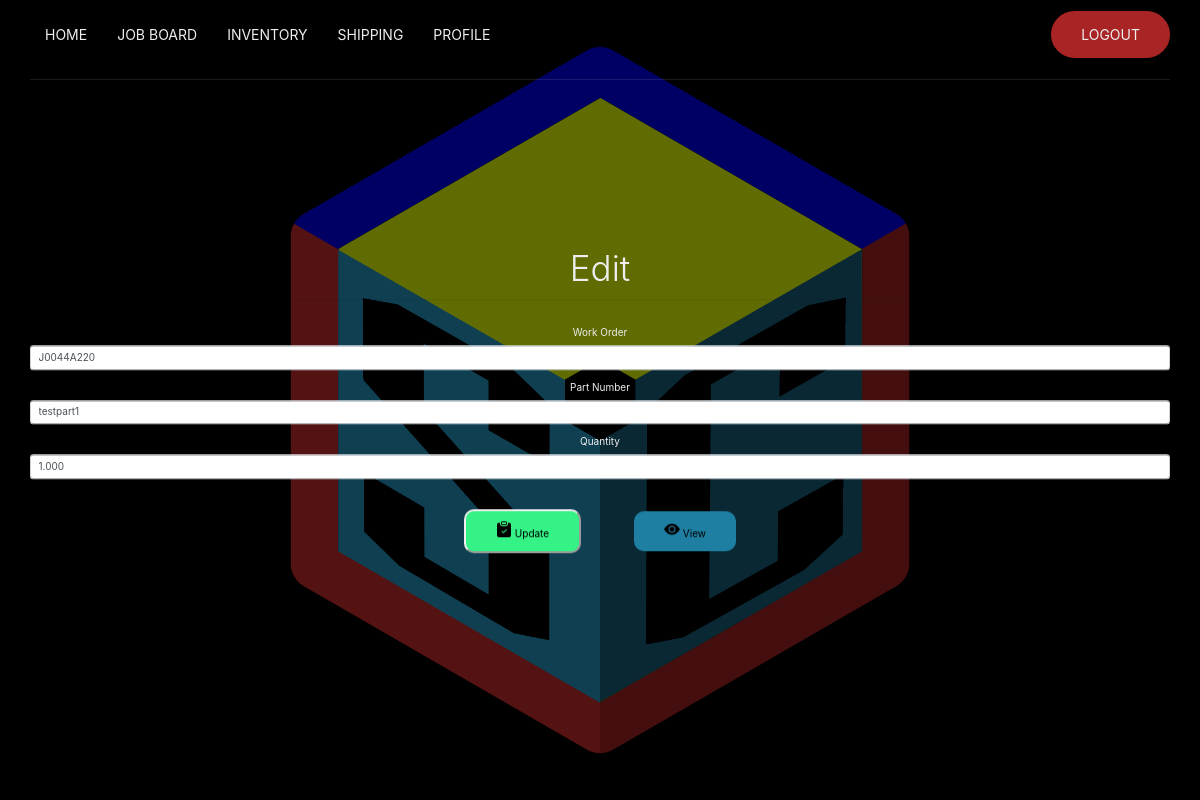
Screenshot of /edit_jboard.php?id=19 with the database file from the repository.
### tables this page shows
CREATE TABLE `workorders` (
  `id` int(11) NOT NULL,
  `workid` varchar(20) NOT NULL,
  `partid` varchar(20) NOT NULL,
  `quantity` double(11,3) NOT NULL,
  `status` varchar(20) NOT NULL
);

### php/edit_jb_table.php (called while the page is built)
<?php
if (isset($_GET['id'])) {
	include "connection_inv.php";
	function validate($data){
        $data = trim($data);
        $data = stripslashes($data);
        $data = htmlspecialchars($data);
        return $data;
	}
	$id = validate($_GET['id']);
	$sql = "SELECT * FROM workorders WHERE id = $id";
  $result = mysqli_query($conn, $sql);
    if (mysqli_num_rows($result) > 0) {
    	$row = mysqli_fetch_assoc($result);
    } else {
    	header("Location: view_jb_table.php");
    }
} else if(isset($_POST['update'])) {
    include "connection_inv.php";
    function validate($data){
        $data = trim($data);
        $data = stripslashes($data);
        $data = htmlspecialchars($data);
        return $data;
	}
	$workid = validate($_POST['workid']);
	$partid = validate($_POST['partid']);
	$quantity = validate($_POST['quantity']);
	$id = validate($_POST['id']);
	if (empty($workid)) {
		header("Location: ../edit_jboard.php?id=$id&error=Error: 'Work Order' is missing");
	} else if (empty($partid)) {
		header("Location: ../edit_jboard.php?id=$id&error=Error: 'Part Number' is missing");
	} else if (empty($quantity)) {
		header("Location: ../edit_jboard.php?id=$id&error=Error: 'Quantity' is missing");
	} else {
       $sql = "UPDATE workorders SET workid = '$workid', partid = '$partid', quantity = '$quantity' WHERE id = $id ";
       $result = mysqli_query($conn, $sql);
       if ($result) {
       	  header("Location: ../view_jboard.php?success=Successfully Updated!");
       } else {
          header("Location: ../edit_jboard.php?id=$id&error=Unknown Error Occurred & $user_data" . mysqli_connect_error());
       }
	}
} else {
	header("Location: view_jb_table.php");
}
?>

### edit_jboard.php (the view, shortened to what this page needs)
<?php include 'php/edit_jb_table.php'; ?>
<!DOCTYPE html>
<html>
<head>
	<link rel="stylesheet" href="https://maxcdn.bootstrapcdn.com/bootstrap/4.0.0/css/bootstrap.min.css">
	<link rel="stylesheet" href="https://unpkg.com/ionicons@4.5.10-0/dist/css/ionicons.min.css">
  <link rel="stylesheet" href="css/jb.css">
</head>
<body>
		<header>
			<div class="container">
				<nav>
					<ul class="nav-list">
						<li>
							<a href="index.php">Home</a>
						</li>
						<li>
							<a href="jboard.php">Job Board</a>
						</li>
						<li>
						<li>
							<a href="#">Inventory
							</a>
						</li>
							<a href="shipping.php">Shipping</a>
						</li>
						<li>
							<a href="profile.php">Profile</a>
						</li>
						<li class="move-right btn">
							<a href="php/logout.php">Logout</a>
						</li>
					</ul>
				</nav>
			</div>
		</header>
	<section class="hero">
		<div class="text">
			<div id="box">
				<div id="box">
					<div class="container">
						<form action="php/edit_jb_table.php"
									method="post">
							 <h4 class="display-4 text-center">Edit</h4><hr><br>
							 <div class="form-group">
								 <label for="workid">Work Order</label>
								 <input type="workid"
											 class="form-control"
											 id="workid"
											 name="workid"
											 value="<?=$row['workid'] ?>" >
							 </div>
							 <div class="form-group">
								 <label for="partid">Part Number</label>
								 <input type="partid"
											 class="form-control"
											 id="partid"
											 name="partid"
											 value="<?=$row['partid'] ?>" >
							 </div>
							 <div class="form-group">
								 <label for="quantity">Quantity</label>
								 <input type="quantity"
											 class="form-control"
											 id="sizquantitye"
											 name="quantity"
											 value="<?=$row['quantity'] ?>" >
							 </div>
							 <button type="submit"
											 class="btn-sub btn-primary link bounce-in-on-hover"
											 name="update">
								Update
								</button>
								<a href="view_jboard.php" class="btn-view link bounce-in-on-hover">
									<svg xmlns="http://www.w3.org/2000/svg" width="16" height="16" fill="currentColor" class="bi bi-eye-fill" viewBox="0 0 16 16">
										<path d="M10.5 8a2.5 2.5 0 1 1-5 0 2.5 2.5 0 0 1 5 0z"/>
										<path d="M0 8s3-5.5 8-5.5S16 8 16 8s-3 5.5-8 5.5S0 8 0 8zm8 3.5a3.5 3.5 0 1 0 0-7 3.5 3.5 0 0 0 0 7z"/>
									</svg>
									View
								</a>
							</form>
					</div>
				</div>
			</div>
		</div>
	</section>
	</body>
</html>

### css/jb.css (style rules this page uses)
*, *::before, *::after { margin: 0; padding: 0; box-sizing: border-box; }
html { font-family: 'Roboto', sans-serif; font-size: 10px; }
body { overflow-x: hidden; }
a { text-decoration: none; }
ul { list-style: none; }
header { width: 100%; position: absolute; top: 0; left: 0; }
.container { width: 100%; max-width: 117rem; margin: 0 auto; padding: 0 1.5rem; }
nav { display: flex; align-items: center; width: 100%; height: 8rem; border-bottom: 1px solid rgba(255,255,255,.1); }
.nav-list { display: flex; width: 100%; align-items: center; }
.nav-list li { line-height: 8rem; position: relative; }
.nav-list a { display: block; color: #eee; padding: 0 1.5rem; font-size: 1.4rem; text-transform: uppercase; transition: color 650ms; }
.btn { padding: 1.3rem; display: inline-block; background-color: #a92525; border: 2px solid #a92525; border-radius: 5rem; transition: background-color 650ms; }
.btn-sub, .btn-view, .btn-edit, .btn-delete, .btn-status { padding: .5rem; display: inline-block; border-radius: 5rem; transition: background-color 650ms; color: black; }
.btn-view { background-color: #1E7FA3; }
li.move-right { margin: auto 0 auto auto; line-height: initial; }
.hero { width: 100%; height: 100vh; background: linear-gradient(to bottom, rgba(0,0,0,0.5),rgba(0,0,0,0.5)), url("../media/SESCORE_logo_V2.png") center no-repeat; background-size: cover; }
.text { width: 100%; position: absolute; top: 50%; left: 50%; transform: translate(-50%, -50%); color: #eee; text-align: center; }
.btn-primary { text-align: center; color: #000000; display: flex; justify-content: flex-end; background-color: #34F285; border-color: inherit; margin-top: 20px; margin-right: 50px; }
.link, .btn-view { padding: 10px 30px; display: inline-block; color: #000; border-radius: 10px; text-decoration: none; }
.bounce-in-on-hover { display: inline-block; -webkit-transform: perspective(1px) translateZ(0); transform: perspective(1px) translateZ(0); box-shadow: 0 0 1px rgba(0, 0, 0, 0); -webkit-transition-duration: 0.5s; transition-duration: 0.5s; }

### rows the page displays
workorders: workid "J0044A220", partid "testpart1", quantity "1.000"
